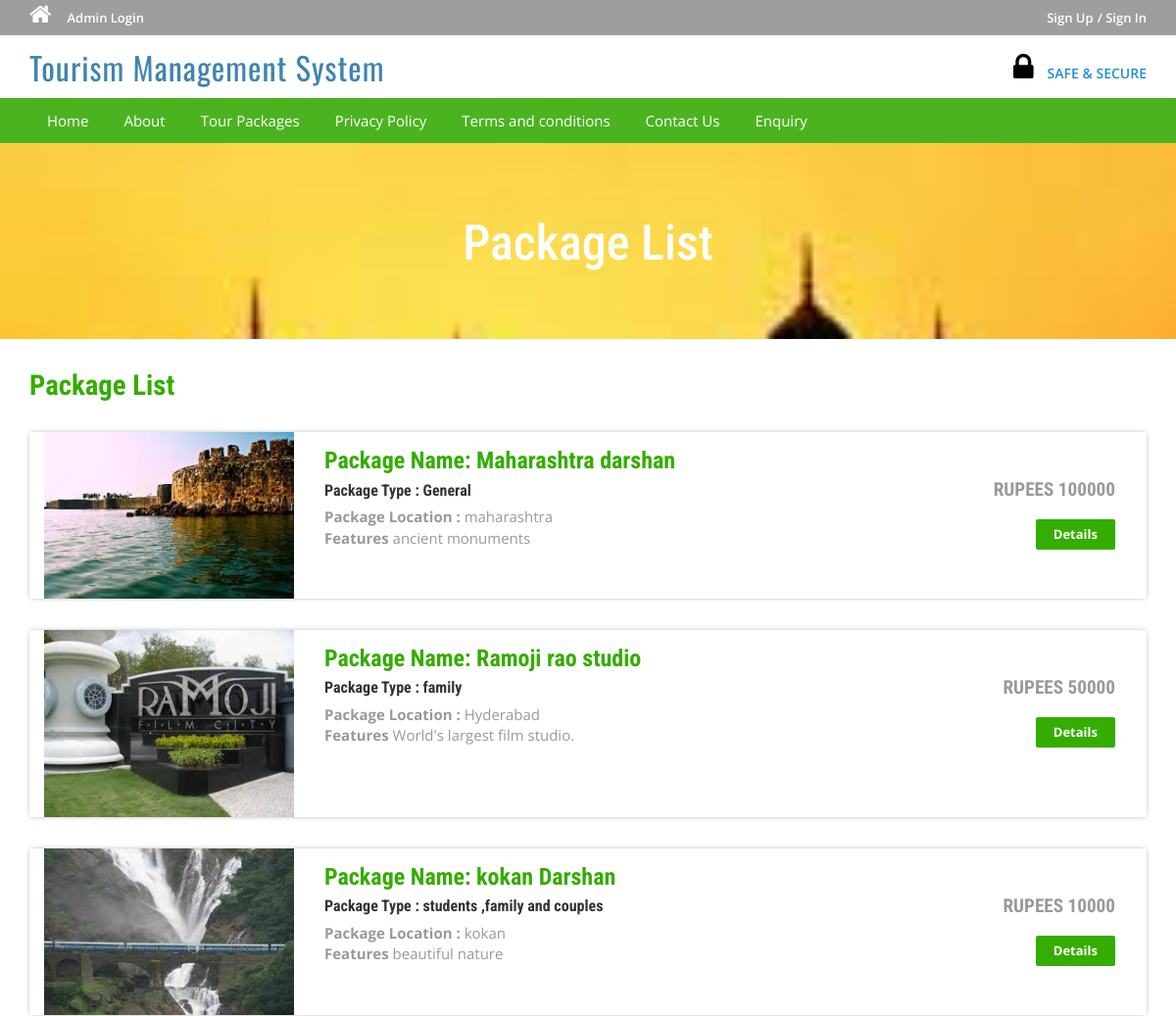
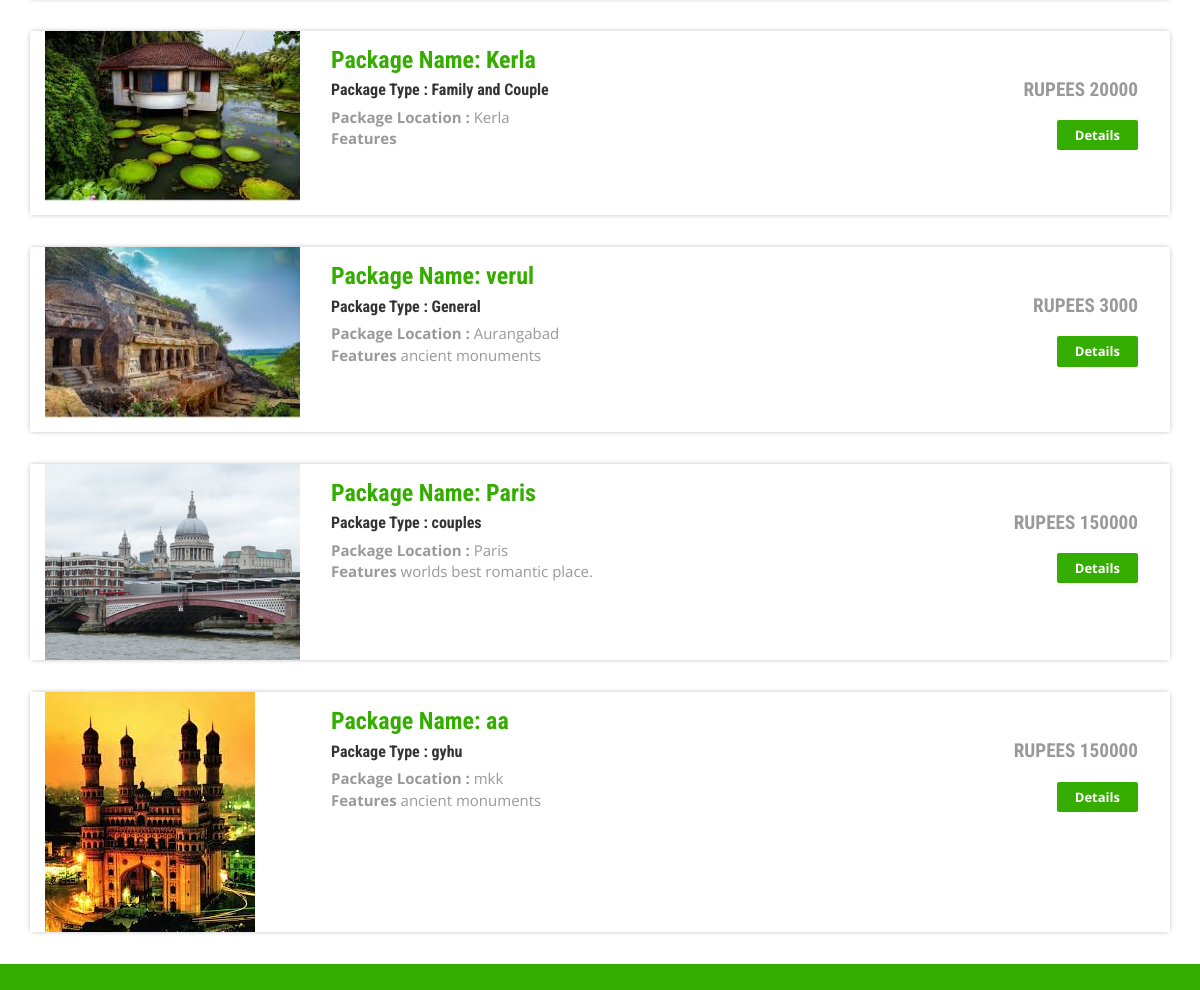
The page /tms/package-list.php on the database its author committed (2 pictures, top to bottom).
### tables this page shows
CREATE TABLE `tbltourpackages` (
  `PackageId` int(11) NOT NULL,
  `PackageName` varchar(200) NOT NULL,
  `PackageType` varchar(150) NOT NULL,
  `PackageLocation` varchar(100) NOT NULL,
  `PackagePrice` int(11) NOT NULL,
  `PackageFetures` varchar(255) NOT NULL,
  `PackageDetails` mediumtext NOT NULL,
  `PackageImage` varchar(100) NOT NULL,
  `Creationdate` timestamp NOT NULL DEFAULT CURRENT_TIMESTAMP,
  `UpdationDate` timestamp NULL DEFAULT '0000-00-00 00:00:00' ON UPDATE CURRENT_TIMESTAMP
);

### tms/package-list.php (the view, shortened to what this page needs)
<?php
include('includes/config.php');
?>
<!DOCTYPE HTML>
<html>
<head>
<link href="css/bootstrap.css" rel='stylesheet' type='text/css' />
<link href="css/style.css" rel='stylesheet' type='text/css' />
<link href="css/font-awesome.css" rel="stylesheet">
<link href="css/animate.css" rel="stylesheet" type="text/css" media="all">
</head>
<body>
<?php include('includes/header.php');?>
<div class="banner-3">
	<div class="container">
		<h1 class="wow zoomIn animated animated" data-wow-delay=".5s" style="visibility: visible; animation-delay: 0.5s; animation-name: zoomIn;"> Package List</h1>
	</div>
</div>
<div class="rooms">
	<div class="container">
		<div class="room-bottom">
			<h3>Package List</h3>
<?php $sql = "SELECT * from tbltourpackages";
$query = $dbh->prepare($sql);
$query->execute();
$results=$query->fetchAll(PDO::FETCH_OBJ);
if($query->rowCount() > 0)
{
foreach($results as $result)
{	?>
			<div class="rom-btm">
				<div class="col-md-3 room-left wow fadeInLeft animated" data-wow-delay=".5s">
					<img src="admin/pacakgeimages/<?php echo htmlentities($result->PackageImage);?>" class="img-responsive" alt="">
				</div>
				<div class="col-md-6 room-midle wow fadeInUp animated" data-wow-delay=".5s">
					<h4>Package Name: <?php echo htmlentities($result->PackageName);?></h4>
					<h6>Package Type : <?php echo htmlentities($result->PackageType);?></h6>
					<p><b>Package Location :</b> <?php echo htmlentities($result->PackageLocation);?></p>
					<p><b>Features</b> <?php echo htmlentities($result->PackageFetures);?></p>
				</div>
				<div class="col-md-3 room-right wow fadeInRight animated" data-wow-delay=".5s">
					<h5>RUPEES <?php echo htmlentities($result->PackagePrice);?></h5>
					<a href="package-details.php?pkgid=<?php echo htmlentities($result->PackageId);?>" class="view">Details</a>
				</div>
				<div class="clearfix"></div>
			</div>
<?php }} ?>
		</div>
	</div>
</div>
<?php include('includes/footer.php');?>
</body>
</html>

### tms/includes/header.php (shortened to what this page needs)
<?php if($_SESSION['login'])
{?>
<div class="top-header">
	<div class="container">
		<ul class="tp-hd-lft wow fadeInLeft animated" data-wow-delay=".5s">
			<li class="hm"><a href="index.html"><i class="fa fa-home"></i></a></li>
			<li class="prnt"><a href="profile.php">My Profile</a></li>
				<li class="prnt"><a href="change-password.php">Change Password</a></li>
			<li class="prnt"><a href="tour-history.php">My Tour History</a></li>
			<li class="prnt"><a href="issuetickets.php">Issue Tickets</a></li>
		</ul>
		<ul class="tp-hd-rgt wow fadeInRight animated" data-wow-delay=".5s">
			<li class="tol">Welcome :</li>
			<li class="sig"><?php echo htmlentities($_SESSION['login']);?></li>
			<li class="sigi"><a href="logout.php" >/ Logout</a></li>
        </ul>
		<div class="clearfix"></div>
	</div>
</div><?php } else {?>
<div class="top-header">
	<div class="container">
		<ul class="tp-hd-lft wow fadeInLeft animated" data-wow-delay=".5s">
			<li class="hm"><a href="index.php"><i class="fa fa-home"></i></a></li>
				<li class="hm"><a href="admin/index.php">Admin Login</a></li>
		</ul>
		<ul class="tp-hd-rgt wow fadeInRight animated" data-wow-delay=".5s">
			<li class="sig"><a href="#" data-toggle="modal" data-target="#myModal" >Sign Up</a></li>
			<li class="sigi"><a href="#" data-toggle="modal" data-target="#myModal4" >/ Sign In</a></li>
        </ul>
		<div class="clearfix"></div>
	</div>
</div>
<?php }?>
<div class="header">
	<div class="container">
		<div class="logo wow fadeInDown animated" data-wow-delay=".5s">
			<a href="index.php">Tourism <span>Management System</span></a>
		</div>
		<div class="lock fadeInDown animated" data-wow-delay=".5s">
			<li><i class="fa fa-lock"></i></li>
            <li><div class="securetxt">SAFE &amp; SECURE </div></li>
		</div>
		<div class="clearfix"></div>
	</div>
</div>
<div class="footer-btm wow fadeInLeft animated" data-wow-delay=".5s">
	<div class="container">
	<div class="navigation">
			<nav class="navbar navbar-default">
				<div class="collapse navbar-collapse nav-wil" id="bs-example-navbar-collapse-1">
					<nav class="cl-effect-1">
						<ul class="nav navbar-nav">
							<li><a href="index.php">Home</a></li>
							<li><a href="page.php?type=About us">About</a></li>
								<li><a href="Package-list.php">Tour Packages</a></li>
								<li><a href="page.php?type=Privacy">Privacy Policy</a></li>
								<li><a href="page.php?type=Terms">Terms and conditions</a></li>
								<li><a href="page.php?type=Contact">Contact Us</a></li>
								<?php if($_SESSION['login'])
{?>
								<li>Need Help?<a href="#" data-toggle="modal" data-target="#myModal3"> / Write Us </a>  </li>
								<?php } else { ?>
								<li><a href="enquiry.php"> Enquiry </a>  </li>
								<?php } ?>
								<div class="clearfix"></div>
						</ul>
					</nav>
				</div>
			</nav>
		</div>
	</div>
</div>

### tms/includes/footer.php (shortened to what this page needs)
<div class="copy-right">
	<div class="container">
	</div>
</div>

### tms/css/style.css (style rules this page uses)
html, body { font-size: 100%; background: #fff; font-family: 'Open Sans', sans-serif; }
body a,.grid_1,plan_1,plan_1.one,plan_1.two,i.icon1, i.icon2, i.icon3, i.icon4, i.icon5, i.icon6 { transition:0.5s all; -webkit-transition:0.5s all; -moz-transition:0.5s all; -o-transition:0.5s all; -ms-transition:0.5s all; }
h1,h2,h3,h4,h5,h6 { margin:0; font-family: 'Roboto Condensed', sans-serif; }
p { margin:0; }
ul { margin:0; padding:0; }
.logo a { color: #3F84B1; letter-spacing: 1px; font-size: 2em; font-weight: 400; display: block; text-decoration: none; font-family: 'Oswald', sans-serif; }
.logo span { color:3F84B1; }
i.fa.fa-home { font-size: 24px; }
.top-header { background-color:#9E9E9E; border-bottom: 0 none; height: 36px; line-height: 35px; }
ul.tp-hd-lft { float: left; }
ul.tp-hd-lft li { display: inline-block; }
li.hm,li.prnt { margin-right: 12px; }
ul.tp-hd-lft a { font-size: 13px; font-weight: 600; color:#fff; }
ul.tp-hd-rgt { float:right; }
ul.tp-hd-rgt li { display: inline-block; font-size: 13px; font-weight: 600; color:#fff; }
ul.tp-hd-rgt a { font-size: 13px; font-weight: 600; color:#fff; }
.header { background-color: #fff; margin: 0; padding: 10px 0 8px; }
.logo a { display: block; }
.logo { float: left; margin-right: 60px; }
.lock { float: right; margin-top: 7px; }
.securetxt { color: #1f8dd6; line-height: 18px; margin-top: 0px; font-size: 14px; font-weight:600; }
.lock li { display: inline-block; }
i.fa.fa-lock { color:black; font-size: 2em; padding-right: 10px; }
.footer-btm li { display: inline-block; margin: 0 10px; font-size: 14px; color: #fff; }
.footer-btm li a { font-size: 15px; color: #fff; display: inline-block; padding: 5px 8px; }
.footer-btm { background:#4CB320; padding: 0.5em 0; text-align:center; }
.copy-right { background:#34ad00; text-align: center; padding: 0.5em 0; }
a.view { padding: 6px 18px; font-weight: 700; color: #fff; background-color: #34ad00; border: 0; font-size: 13px; border-radius: 2px; -webkit-transition: all .2s; -moz-transition: all .2s; transition: all .2s; margin-top: 20px; display: inline-block; }
.banner-3 { background: url(../images/6.jpg)no-repeat; background-size: cover; -webkit-background-size: cover; -o-background-size: cover; -ms-background-size: cover; -moz-background-size: cover; min-height:200px; }
.banner-3 h1 { font-size: 50px; margin-bottom: 40px; padding: 1.5em 0 0; text-align: center; color: #fff; }
.rom-btm { margin-top: 2em; box-shadow: 0px 0px 5px -1px rgba(0, 0, 0, 0.37); }
.room-bottom h3 { font-size: 1.8em; font-weight: 700; color: #34ad00; }
.room-bottom { padding: 2em 0; }
.rom-btm h4 { font-size: 1.5em; font-weight: 700; color: #34ad00; }
.rom-btm p { font-size: 15px; color: #999; }
.rom-btm h6 { font-size: 1em; font-weight: 700; margin: 0.5em 0; }
.room-right { text-align: right; padding: 3em 2em; }
.room-midle { padding: 1em; }
.rom-btm h5 { font-size: 1.2em; font-weight: 700; color: #999; }
.navbar-default { background-color: #4CB320 !important; border-color: #4CB320 !important; }
.navbar { min-height: 0px !important; margin-bottom:0px !important; border-radius:0px !important; border: none !important; }
ul.nav.navbar-nav li a { font-size: 15px ; color: #fff; display: inline-block; padding: 5px 8px; }
.navbar-collapse { padding-right: 0px !important; padding-left: 0px !important; }

### rows shown on the page
tbltourpackages: PackageImage (picture), PackageName "Maharashtra darshan", PackageType "General", PackageLocation "maharashtra", PackageFetures "ancient monuments", PackagePrice "100000"
tbltourpackages: PackageImage (picture), PackageName "Ramoji rao studio", PackageType "family", PackageLocation "Hyderabad", PackageFetures "World's largest film studio.", PackagePrice "50000"
tbltourpackages: PackageImage (picture), PackageName "kokan Darshan", PackageType "students ,family and couples", PackageLocation "kokan", PackageFetures "beautiful nature", PackagePrice "10000"
tbltourpackages: PackageImage (picture), PackageName "Kerla", PackageType "Family and Couple", PackageLocation "Kerla", PackagePrice "20000"
tbltourpackages: PackageImage (picture), PackageName "verul", PackageType "General", PackageLocation "Aurangabad", PackageFetures "ancient monuments", PackagePrice "3000"
tbltourpackages: PackageImage (picture), PackageName "Paris", PackageType "couples", PackageLocation "Paris", PackageFetures "worlds best romantic place.", PackagePrice "150000"
tbltourpackages: PackageImage (picture), PackageName "aa", PackageType "gyhu", PackageLocation "mkk", PackageFetures "ancient monuments", PackagePrice "150000"
